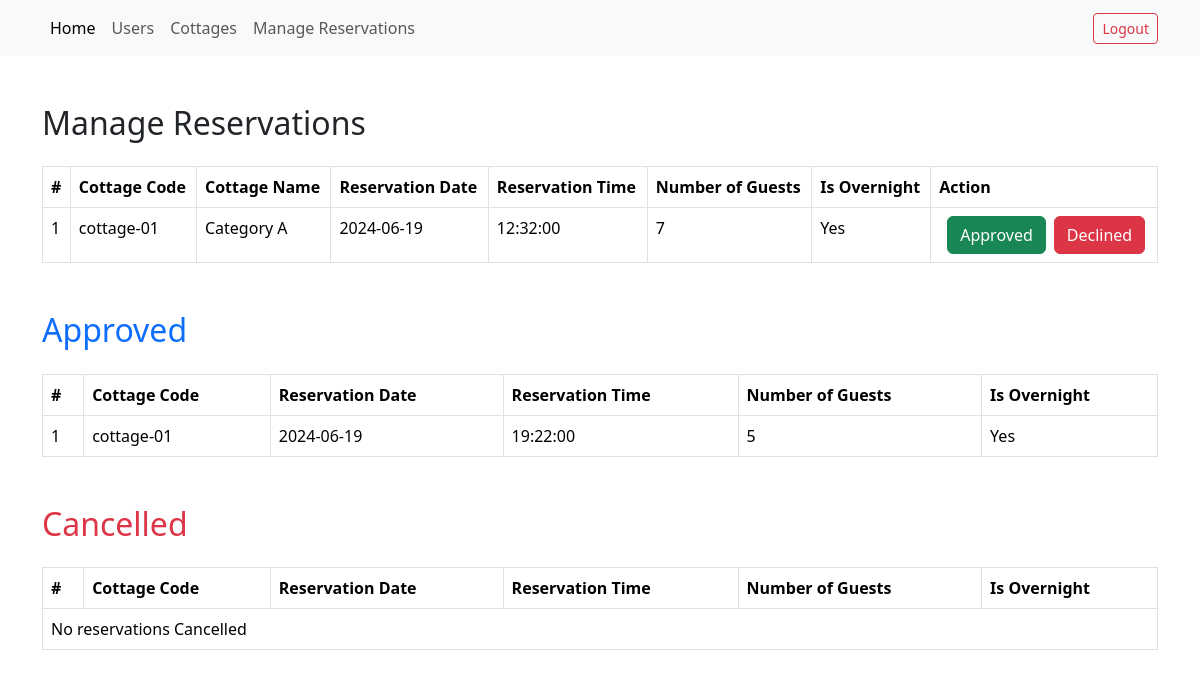
The page /admin/reservations.php on the database its author committed.
### tables this page shows
CREATE TABLE `reservations` (
  `id` int(11) NOT NULL,
  `user_id` int(11) DEFAULT NULL,
  `cottage_id` int(11) DEFAULT NULL,
  `reservation_date` date DEFAULT NULL,
  `reservation_time` time DEFAULT NULL,
  `number_of_guest` int(11) DEFAULT NULL,
  `is_overnight` int(1) DEFAULT NULL,
  `created_at` timestamp NOT NULL DEFAULT current_timestamp() ON UPDATE current_timestamp(),
  `stats` enum('approved','active','canceled') DEFAULT 'active',
  `additional_cost` decimal(10,2) NOT NULL DEFAULT 0.00,
  `amount_paid` decimal(6,2) NOT NULL,
  `gcash_no` varchar(100) NOT NULL
);

CREATE TABLE `cottage` (
  `c_id` int(11) NOT NULL,
  `cottage_code` varchar(100) NOT NULL,
  `cs_id` int(11) NOT NULL,
  `availability` int(1) NOT NULL DEFAULT 0
);

CREATE TABLE `cottages` (
  `id` int(11) NOT NULL,
  `cottage_name` text DEFAULT NULL,
  `c_type` varchar(100) NOT NULL,
  `description` text DEFAULT NULL,
  `price` decimal(10,2) DEFAULT NULL,
  `image` varchar(255) DEFAULT NULL
);

### admin/reservations.php (the view)
<?php include ('./include/header.php'); ?>
<?php include ('./include/navbar.php'); ?>
<?php
$reservations_query = "SELECT reservations.id, cottage.cottage_code, cottages.cottage_name, reservations.reservation_date, reservations.reservation_time, reservations.number_of_guest, reservations.is_overnight
    FROM reservations
    INNER JOIN cottages ON reservations.cottage_id = cottages.id
    INNER JOIN cottage ON cottage.c_id = cottages.id
    WHERE reservations.stats= 'active'
    ";
$reservations_result = $conn->query($reservations_query);
$cancelled = "SELECT reservations.id, cottage.cottage_code, cottages.cottage_name, reservations.reservation_date, reservations.reservation_time, reservations.number_of_guest, reservations.is_overnight
    FROM reservations
    INNER JOIN cottages ON reservations.cottage_id = cottages.id
    INNER JOIN cottage ON cottage.c_id = cottages.id
    WHERE reservations.stats= 'canceled'
    ";
$cancelled_res = $conn->query($cancelled);
$approved = "SELECT reservations.id, cottage.cottage_code, cottages.cottage_name, reservations.reservation_date, reservations.reservation_time, reservations.number_of_guest, reservations.is_overnight
    FROM reservations
    INNER JOIN cottages ON reservations.cottage_id = cottages.id
    INNER JOIN cottage ON cottage.c_id = cottages.id
    WHERE reservations.stats= 'approved'
    ";
$approved_res = $conn->query($approved);
?>
<div class="container mb-5">
    <h2 class="mt-5 mb-4">Manage Reservations</h2>
    <table class="table table-bordered">
        <thead>
            <tr>
                <th>#</th>
                <th>Cottage Code</th>
                <th>Cottage Name</th>
                <th>Reservation Date</th>
                <th>Reservation Time</th>
                <th>Number of Guests</th>
                <th>Is Overnight</th>
                <th>Action</th>
            </tr>
        </thead>
        <tbody>
            <?php
            if ($reservations_result->num_rows > 0) {
                $i = 1;
                while ($row = $reservations_result->fetch_assoc()) {
                    echo "<tr>";
                    echo "<td>" . $i++ . "</td>";
                    echo "<td>" . $row['cottage_code'] . "</td>";
                    echo "<td>" . $row['cottage_name'] . "</td>";
                    echo "<td>" . $row['reservation_date'] . "</td>";
                    echo "<td>" . $row['reservation_time'] . "</td>";
                    echo "<td>" . $row['number_of_guest'] . "</td>";
                    echo "<td>" . ($row['is_overnight'] ? 'Yes' : 'No') . "</td>";
                    echo "<td>
                        <div class='d-flex'>
                            <form class='mx-2' method='post' action='code.php'>
                                <input type='hidden' name='reservation_id' value='" . $row['id'] . "'>
                                <button type='submit' class='btn btn-success' name='approved_reservation'>Approved</button>
                            </form>
                            <form method='post' action='code.php'>
                                <input type='hidden' name='reservation_id' value='" . $row['id'] . "'>
                                <button type='submit' class='btn btn-danger' name='cancelled_reservation'>Declined</button>
                            </form>
                        </div>
                    </td>";
                    echo "</tr>";
                }
            } else {
                echo "<tr><td colspan='7'>No reservations found</td></tr>";
            }
            ?>
        </tbody>
    </table>
</div>
<div class="container mb-2">
    <h2 class="mt-5 mb-4 text-primary">Approved</h2>
    <table class="table table-bordered">
        <thead>
            <tr>
                <th>#</th>
                <th>Cottage Code</th>
                <th>Reservation Date</th>
                <th>Reservation Time</th>
                <th>Number of Guests</th>
                <th>Is Overnight</th>
            </tr>
        </thead>
        <tbody>
            <?php
            if ($approved_res->num_rows > 0) {
                $b = 1;
                while ($row = $approved_res->fetch_assoc()) {
                    echo "<tr>";
                    echo "<td>" . $b++ . "</td>";
                    echo "<td>" . $row['cottage_code'] . "</td>";
                    echo "<td>" . $row['reservation_date'] . "</td>";
                    echo "<td>" . $row['reservation_time'] . "</td>";
                    echo "<td>" . $row['number_of_guest'] . "</td>";
                    echo "<td>" . ($row['is_overnight'] ? 'Yes' : 'No') . "</td>";
                    echo "</tr>";
                }
            } else {
                echo "<tr><td colspan='7'>No reservations Approved</td></tr>";
            }
            ?>
        </tbody>
    </table>
</div>
<div class="container mb-5">
    <h2 class="mt-5 mb-4 text-danger">Cancelled </h2>
    <table class="table table-bordered">
        <thead>
            <tr>
                <th>#</th>
                <th>Cottage Code</th>
                <th>Reservation Date</th>
                <th>Reservation Time</th>
                <th>Number of Guests</th>
                <th>Is Overnight</th>
            </tr>
        </thead>
        <tbody>
            <?php
            if ($cancelled_res->num_rows > 0) {
                $c = 1;
                while ($row = $cancelled_res->fetch_assoc()) {
                    echo "<tr>";
                    echo "<td>" . $c++ . "</td>";
                    echo "<td>" . $row['cottage_code'] . "</td>";
                    echo "<td>" . $row['reservation_date'] . "</td>";
                    echo "<td>" . $row['reservation_time'] . "</td>";
                    echo "<td>" . $row['number_of_guest'] . "</td>";
                    echo "<td>" . ($row['is_overnight'] ? 'Yes' : 'No') . "</td>";
                    echo "</tr>";
                }
            } else {
                echo "<tr><td colspan='7'>No reservations Cancelled</td></tr>";
            }
            ?>
        </tbody>
    </table>
</div>
<?php include ('./include/footer.php') ?>

### rows shown on the page
reservations: cottage.cottage_code "cottage-01", cottages.cottage_name "Category A", reservation_date "2024-06-19", reservation_time "12:32:00", number_of_guest "7", is_overnight "Yes"
reservations: cottage.cottage_code "cottage-01", reservation_date "2024-06-19", reservation_time "19:22:00", number_of_guest "5", is_overnight "Yes"
